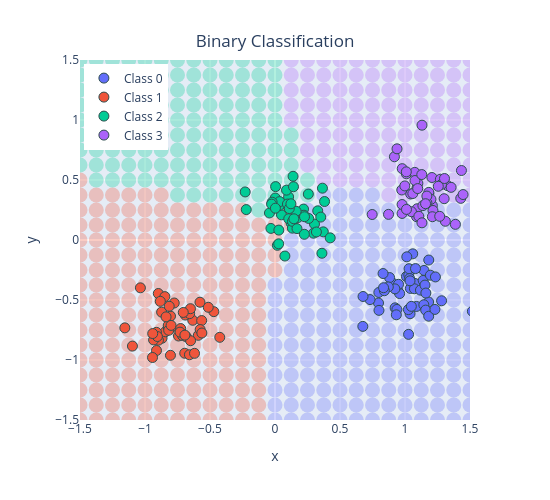

Source (notebook cell):
### Markdown cell above
### دستهبندی چندکلاسه (اختیاری، اگر وقت بود)

برای $K$ کلاس، لایهٔ خروجی $K$ نرون دارد و فشردهساز **softmax** است، که $K$ لجیت را به $K$ احتمال
که جمعشان ۱ است تبدیل میکند:

$$\mathrm{softmax}(\mathbf z)_i=\frac{e^{z_i}}{\sum_{j=1}^{K}e^{z_j}}$$

`nn.CrossEntropyLoss` سافتمکس را با آنتروپی متقاطع ترکیب میکند، پس شبکه دوباره به یک لایهٔ خطی
خالی ختم میشود.

### Code cell
X_m, y_m = make_blobs(n_samples=200, centers=4, center_box=(-1.2, 1.2),
                       cluster_std=0.15, random_state=12345)

torch.manual_seed(0)
multi = nn.Sequential(nn.Linear(2, 10), nn.ReLU(), nn.Linear(10, 4))
multi_loss = trainer(multi, nn.CrossEntropyLoss(), torch.optim.Adam(multi.parameters(), lr=0.05),
                     torch.tensor(X_m, dtype=torch.float32),
                     torch.tensor(y_m, dtype=torch.long), epochs=100, batch_size=50)
print(f"final loss: {multi_loss:.4f}")

plot_classification_2d(X_m, y_m, multi, transform="Softmax")
